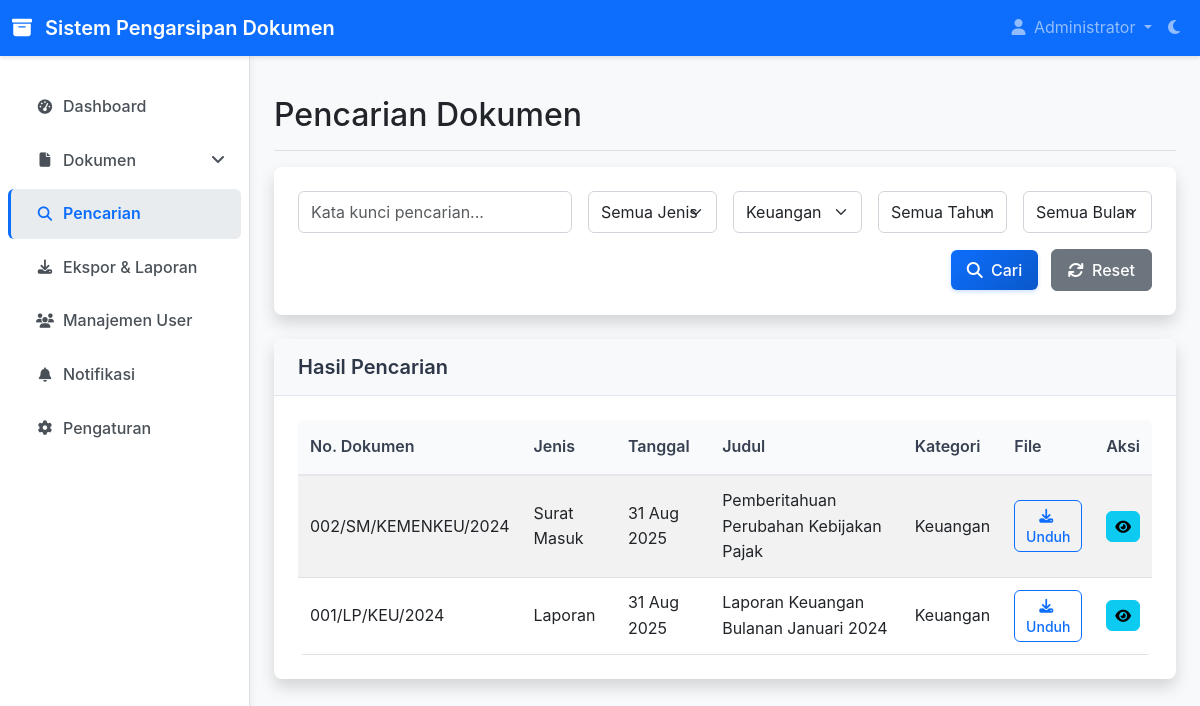
Page /views/management/search.php?category=2 (signed in) on the committed database.
### tables this page shows
CREATE TABLE `documents` (
  `id` int(11) NOT NULL,
  `document_number` varchar(100) NOT NULL,
  `document_type` enum('incoming','outgoing','report','other') NOT NULL,
  `title` varchar(255) NOT NULL,
  `description` text DEFAULT NULL,
  `category_id` int(11) DEFAULT NULL,
  `sender` varchar(255) DEFAULT NULL,
  `receiver` varchar(255) DEFAULT NULL,
  `file_path` varchar(255) DEFAULT NULL,
  `file_name` varchar(255) DEFAULT NULL,
  `file_size` int(11) DEFAULT NULL,
  `tags` varchar(255) DEFAULT NULL,
  `created_by` int(11) NOT NULL,
  `created_at` timestamp NOT NULL DEFAULT current_timestamp(),
  `updated_at` timestamp NOT NULL DEFAULT current_timestamp() ON UPDATE current_timestamp()
);

CREATE TABLE `categories` (
  `id` int(11) NOT NULL,
  `name` varchar(100) NOT NULL,
  `description` text DEFAULT NULL,
  `created_at` timestamp NOT NULL DEFAULT current_timestamp(),
  `updated_at` timestamp NOT NULL DEFAULT current_timestamp() ON UPDATE current_timestamp()
);

### config/config.php (called while the page is built, shortened)
<?php
spl_autoload_register(function ($class_name) {
    $directories = [
        __DIR__ . '/../models/',
        __DIR__ . '/../controllers/'
    ];
    foreach ($directories as $directory) {
        $file = $directory . $class_name . '.php';
        if (file_exists($file)) {
            return true;
        }
    }
    return false;
});

### controllers/DocumentController.php (called while the page is built, shortened)
<?php
require_once __DIR__ . '/../config/config.php';
require_once __DIR__ . '/../models/Document.php';
require_once __DIR__ . '/../models/Category.php';
class DocumentController {
    private $document;
    private $category;
    public function __construct() {
        $database = new Database();
        $this->db = $database->getConnection();
        $this->document = new Document($this->db);
        $this->category = new Category($this->db);
    }
    public function getDocuments($filters = []) {
        return $this->document->read($filters);
    }
    public function getCategories() {
        return $this->category->read();
    }
}

### models/Database.php (called while the page is built, shortened)
<?php
class Database {
    private $host = DB_HOST;
    private $db_name = DB_NAME;
    private $username = DB_USER;
    private $password = DB_PASS;
    public function getConnection() {
        $this->conn = null;
        try {
            $this->conn = new PDO("mysql:host=" . $this->host . ";dbname=" . $this->db_name, $this->username, $this->password);
            $this->conn->exec("set names utf8");
            $this->conn->setAttribute(PDO::ATTR_ERRMODE, PDO::ERRMODE_EXCEPTION);
        } catch(PDOException $exception) {
            echo "Connection error: " . $exception->getMessage();
        }
        return $this->conn;
    }
}
?>

### models/Category.php (called while the page is built, shortened)
<?php
class Category {
    private $conn;
    private $table_name = "categories";
    public function __construct($db) {
        $this->conn = $db;
    }
    public function read() {
        $query = "SELECT * FROM {$this->table_name} ORDER BY name ASC";
        $stmt = $this->conn->prepare($query);
        $stmt->execute();
        return $stmt;
    }
}
?>

### models/Document.php (called while the page is built, shortened)
<?php
class Document {
    private $conn;
    private $table_name = "documents";
    public function __construct($db) {
        $this->conn = $db;
    }
    public function read($filters = []) {
        try {
            $query = "SELECT d.*, c.name as category_name, u.full_name as creator_name
                      FROM " . $this->table_name . " d
                      LEFT JOIN categories c ON d.category_id = c.id
                      LEFT JOIN users u ON d.created_by = u.id
                      WHERE 1=1";
            $params = [];
            if (!empty($filters['category_id'])) {
                $query .= " AND d.category_id = :category_id";
                $params[':category_id'] = $filters['category_id'];
            }
            $query .= " ORDER BY d.created_at DESC";
            $stmt = $this->conn->prepare($query);
            foreach ($params as $key => $value) {
                $stmt->bindValue($key, $value);
            }
            $stmt->execute();
            return $stmt;
        } catch (PDOException $e) {
            error_log("Database Error in Document::read(): " . $e->getMessage());
            return $this->conn->prepare("SELECT 1 WHERE 1=0");
        }
    }
}
?>

### views/management/search.php (the view, shortened to what this page needs)
<?php
require_once '../partials/header.php';
$documentController = new DocumentController();
$documents = null;
if (!empty($_GET['search']) || !empty($_GET['category']) || !empty($_GET['year']) || !empty($_GET['month']) || !empty($_GET['type'])) {
    $filters = [];
    if (!empty($_GET['category'])) {
        $filters['category_id'] = $_GET['category'];
    }
    $documents = $documentController->getDocuments($filters);
}
?>
<div class="d-flex justify-content-between flex-wrap flex-md-nowrap align-items-center pt-3 pb-2 mb-3 border-bottom">
    <h1 class="h2">Pencarian Dokumen</h1>
</div>
<div class="card mb-4">
    <div class="card-body">
        <form method="GET" class="row g-3">
            <div class="col-md-4">
                <input type="text" class="form-control" placeholder="Kata kunci pencarian..." name="search" value="<?php echo $_GET['search'] ?? ''; ?>">
            </div>
            <div class="col-md-2">
                <select class="form-select" name="type">
                    <option value="">Semua Jenis</option>
                </select>
            </div>
            <div class="col-md-2">
                <select class="form-select" name="category">
                    <?php
                    $categories = $documentController->getCategories();
                    while ($category = $categories->fetch(PDO::FETCH_ASSOC)): ?>
                    <option value="<?php echo $category['id']; ?>" <?php echo (!empty($_GET['category']) && $_GET['category'] == $category['id']) ? 'selected' : ''; ?>>
                        <?php echo $category['name']; ?>
                    </option>
                    <?php endwhile; ?>
                </select>
            </div>
            <div class="col-md-2">
                <select class="form-select" name="year">
                    <option value="">Semua Tahun</option>
                </select>
            </div>
            <div class="col-md-2">
                <select class="form-select" name="month">
                    <option value="">Semua Bulan</option>
                </select>
            </div>
            <div class="col-md-12 text-end">
                <button type="submit" class="btn btn-primary me-2">
                    <i class="fas fa-search me-1"></i> Cari
                </button>
                <a href="search.php" class="btn btn-secondary">
                    <i class="fas fa-sync me-1"></i> Reset
                </a>
            </div>
        </form>
    </div>
</div>
<?php if ($documents): ?>
<div class="card">
    <div class="card-header">
        <h5 class="card-title mb-0">Hasil Pencarian</h5>
    </div>
    <div class="card-body">
        <?php if ($documents->rowCount() > 0): ?>
        <div class="table-responsive">
            <table class="table table-striped table-hover">
                <thead>
                    <tr>
                        <th>No. Dokumen</th>
                        <th>Jenis</th>
                        <th>Tanggal</th>
                        <th>Judul</th>
                        <th>Kategori</th>
                        <th>File</th>
                        <th>Aksi</th>
                    </tr>
                </thead>
                <tbody>
                    <?php while ($document = $documents->fetch(PDO::FETCH_ASSOC)): ?>
                    <tr>
                        <td><?php echo $document['document_number']; ?></td>
                        <td>
                            <?php
                            $typeLabels = [
                                'incoming' => 'Surat Masuk',
                                'outgoing' => 'Surat Keluar',
                                'report' => 'Laporan'
                            ];
                            echo $typeLabels[$document['document_type']] ?? 'Lainnya';
                            ?>
                        </td>
                        <td><?php echo date('d M Y', strtotime($document['created_at'])); ?></td>
                        <td><?php echo $document['title']; ?></td>
                        <td><?php echo $document['category_name']; ?></td>
                        <td>
                            <?php if (!empty($document['file_name'])): ?>
                            <a href="<?php echo SITE_URL . '/uploads/documents/' . basename($document['file_path']); ?>"
                               target="_blank" class="btn btn-sm btn-outline-primary">
                                <i class="fas fa-download me-1"></i> Unduh
                            </a>
                            <?php else: ?>
                            <span class="text-muted">Tidak ada file</span>
                            <?php endif; ?>
                        </td>
                        <td>
                            <a href="../documents/view.php?id=<?php echo $document['id']; ?>" class="btn btn-sm btn-info">
                                <i class="fas fa-eye"></i>
                            </a>
                        </td>
                    </tr>
                    <?php endwhile; ?>
                </tbody>
            </table>
        </div>
        <?php else: ?>
        <div class="alert alert-info">
            <i class="fas fa-info-circle me-2"></i> Tidak ada dokumen yang ditemukan.
        </div>
        <?php endif; ?>
    </div>
</div>
<?php endif; ?>
<?php require_once '../partials/footer.php'; ?>

### assets/css/style.css (style rules this page uses)
* { margin: 0; padding: 0; box-sizing: border-box; }
body { font-family: -apple-system, BlinkMacSystemFont, 'Segoe UI', Roboto, 'Helvetica Neue', Arial, sans-serif; background-color: #f8f9fa; line-height: 1.6; overflow-x: hidden; min-height: 100vh; }
.app-container { display: flex; flex-direction: column; min-height: 100vh; }
.card { border: 1px solid #e3e6f0; border-radius: 0.5rem; margin-bottom: 1.5rem; box-shadow: 0 0.15rem 1.75rem 0 rgba(58, 59, 69, 0.1); background: #ffffff; overflow: hidden; }
.card-header { background-color: #f8f9fa; border-bottom: 1px solid #e3e6f0; padding: 1rem 1.5rem; font-weight: 600; }
.card-body { padding: 1.5rem; }
.card-title { color: #2d3748; margin-bottom: 1rem; font-weight: 600; }
.table-responsive { overflow-x: auto; -webkit-overflow-scrolling: touch; border-radius: 0.375rem; }
.table { width: 100%; margin-bottom: 0; color: #374151; background: #ffffff; }
.table th { background-color: #f9fafb; border-top: none; font-weight: 600; color: #374151; padding: 0.875rem 0.75rem; border-bottom: 2px solid #e5e7eb; }
.table td { padding: 0.75rem; vertical-align: middle; border-top: 1px solid #e5e7eb; }
.table-striped tbody tr:nth-of-type(odd) { background-color: #f9fafb; }
.btn { border-radius: 0.375rem; font-weight: 500; padding: 0.5rem 1rem; transition: all 0.2s ease; }
.btn-sm { padding: 0.25rem 0.5rem; font-size: 0.875rem; }
.btn-primary { background: linear-gradient(135deg, #0d6efd 0%, #0a58ca 100%); border: none; box-shadow: 0 2px 4px rgba(13, 110, 253, 0.2); }
.form-control, .form-select { border-radius: 0.375rem; border: 1px solid #d1d5db; padding: 0.5rem 0.75rem; transition: all 0.2s ease; }
.card { border: none; box-shadow: 0 0.5rem 1rem rgba(0, 0, 0, 0.15); transition: all 0.3s ease; }

### rows in the picture
documents: document_number "002/SM/KEMENKEU/2024", document_type "Surat Masuk", created_at "31 Aug 2025", title "Pemberitahuan Perubahan Kebijakan Pajak", category.name "Keuangan"
documents: document_number "001/LP/KEU/2024", document_type "Laporan", created_at "31 Aug 2025", title "Laporan Keuangan Bulanan Januari 2024", category.name "Keuangan"

### other values in the picture
SITE_NAME "Sistem Pengarsipan Dokumen"
$_SESSION['full_name'] "Administrator"
form field category "Keuangan"
